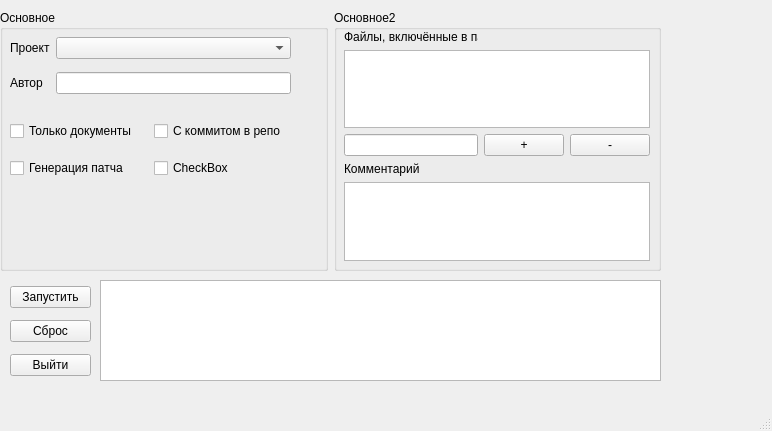
<?xml version="1.0" encoding="UTF-8"?>
<ui version="4.0">
 <class>MainWindow</class>
 <widget class="QMainWindow" name="MainWindow">
  <property name="geometry">
   <rect>
    <x>0</x>
    <y>0</y>
    <width>772</width>
    <height>431</height>
   </rect>
  </property>
  <property name="windowTitle">
   <string>MainWindow</string>
  </property>
  <widget class="QWidget" name="centralwidget">
   <widget class="QWidget" name="gridLayoutWidget">
    <property name="geometry">
     <rect>
      <x>0</x>
      <y>10</y>
      <width>661</width>
      <height>261</height>
     </rect>
    </property>
    <layout class="QGridLayout" name="gridLayout">
     <item row="2" column="0">
      <widget class="QGroupBox" name="groupBox">
       <property name="title">
        <string>Основное</string>
       </property>
       <widget class="QWidget" name="gridLayoutWidget_2">
        <property name="geometry">
         <rect>
          <x>10</x>
          <y>20</y>
          <width>281</width>
          <height>71</height>
         </rect>
        </property>
        <layout class="QGridLayout" name="gridLayout_2">
         <item row="0" column="0">
          <widget class="QLabel" name="label">
           <property name="text">
            <string>Проект</string>
           </property>
          </widget>
         </item>
         <item row="1" column="1">
          <widget class="QLineEdit" name="lineAuthor"/>
         </item>
         <item row="0" column="1">
          <widget class="QComboBox" name="comboProjects"/>
         </item>
         <item row="1" column="0">
          <widget class="QLabel" name="label_2">
           <property name="text">
            <string>Автор</string>
           </property>
          </widget>
         </item>
        </layout>
       </widget>
       <widget class="QWidget" name="gridLayoutWidget_6">
        <property name="geometry">
         <rect>
          <x>10</x>
          <y>100</y>
          <width>281</width>
          <height>81</height>
         </rect>
        </property>
        <layout class="QGridLayout" name="gridLayout_8">
         <item row="0" column="0">
          <widget class="QCheckBox" name="checkBoxOnlyDocs">
           <property name="text">
            <string>Только документы</string>
           </property>
          </widget>
         </item>
         <item row="0" column="1">
          <widget class="QCheckBox" name="checkBoxCommit">
           <property name="text">
            <string>С коммитом в репо</string>
           </property>
          </widget>
         </item>
         <item row="1" column="0">
          <widget class="QCheckBox" name="checkBoxpatchGen">
           <property name="text">
            <string>Генерация патча</string>
           </property>
          </widget>
         </item>
         <item row="1" column="1">
          <widget class="QCheckBox" name="checkBox_4">
           <property name="text">
            <string>CheckBox</string>
           </property>
          </widget>
         </item>
        </layout>
       </widget>
      </widget>
     </item>
     <item row="2" column="1">
      <widget class="QGroupBox" name="groupBox_2">
       <property name="title">
        <string>Основное2</string>
       </property>
       <widget class="QWidget" name="gridLayoutWidget_3">
        <property name="geometry">
         <rect>
          <x>10</x>
          <y>20</y>
          <width>306</width>
          <height>231</height>
         </rect>
        </property>
        <layout class="QGridLayout" name="gridLayout_3">
         <item row="6" column="0">
          <spacer name="verticalSpacer">
           <property name="orientation">
            <enum>Qt::Vertical</enum>
           </property>
           <property name="sizeHint" stdset="0">
            <size>
             <width>20</width>
             <height>40</height>
            </size>
           </property>
          </spacer>
         </item>
         <item row="0" column="0">
          <widget class="QLabel" name="label_4">
           <property name="text">
            <string>Файлы, включённые в патч</string>
           </property>
          </widget>
         </item>
         <item row="2" column="0">
          <spacer name="verticalSpacer_2">
           <property name="orientation">
            <enum>Qt::Vertical</enum>
           </property>
           <property name="sizeHint" stdset="0">
            <size>
             <width>20</width>
             <height>40</height>
            </size>
           </property>
          </spacer>
         </item>
         <item row="3" column="2">
          <widget class="QPushButton" name="pushDel">
           <property name="text">
            <string>-</string>
           </property>
          </widget>
         </item>
         <item row="4" column="0">
          <widget class="QLabel" name="label_3">
           <property name="text">
            <string>Комментарий</string>
           </property>
          </widget>
         </item>
         <item row="1" column="0" colspan="3">
          <widget class="QListWidget" name="listFiles"/>
         </item>
         <item row="3" column="0">
          <widget class="QLineEdit" name="lineFile"/>
         </item>
         <item row="5" column="0" colspan="3">
          <widget class="QTextEdit" name="textComment"/>
         </item>
         <item row="3" column="1">
          <widget class="QPushButton" name="pushAdd">
           <property name="text">
            <string>+</string>
           </property>
          </widget>
         </item>
        </layout>
       </widget>
      </widget>
     </item>
    </layout>
   </widget>
   <widget class="QWidget" name="gridLayoutWidget_4">
    <property name="geometry">
     <rect>
      <x>10</x>
      <y>280</y>
      <width>81</width>
      <height>104</height>
     </rect>
    </property>
    <layout class="QGridLayout" name="gridLayout_5">
     <item row="1" column="1">
      <widget class="QPushButton" name="pushStart">
       <property name="text">
        <string>Запустить</string>
       </property>
      </widget>
     </item>
     <item row="2" column="1">
      <widget class="QPushButton" name="pushErase">
       <property name="text">
        <string>Сброс</string>
       </property>
      </widget>
     </item>
     <item row="3" column="1">
      <widget class="QPushButton" name="pushQuit">
       <property name="text">
        <string>Выйти</string>
       </property>
      </widget>
     </item>
    </layout>
   </widget>
   <widget class="QWidget" name="gridLayoutWidget_5">
    <property name="geometry">
     <rect>
      <x>100</x>
      <y>280</y>
      <width>561</width>
      <height>101</height>
     </rect>
    </property>
    <layout class="QGridLayout" name="gridLayout_7">
     <item row="0" column="0">
      <widget class="QTextEdit" name="textLog">
       <property name="readOnly">
        <bool>true</bool>
       </property>
      </widget>
     </item>
    </layout>
   </widget>
  </widget>
  <widget class="QMenuBar" name="menubar">
   <property name="geometry">
    <rect>
     <x>0</x>
     <y>0</y>
     <width>772</width>
     <height>21</height>
    </rect>
   </property>
  </widget>
  <widget class="QStatusBar" name="statusbar"/>
 </widget>
 <resources/>
 <connections/>
</ui>
